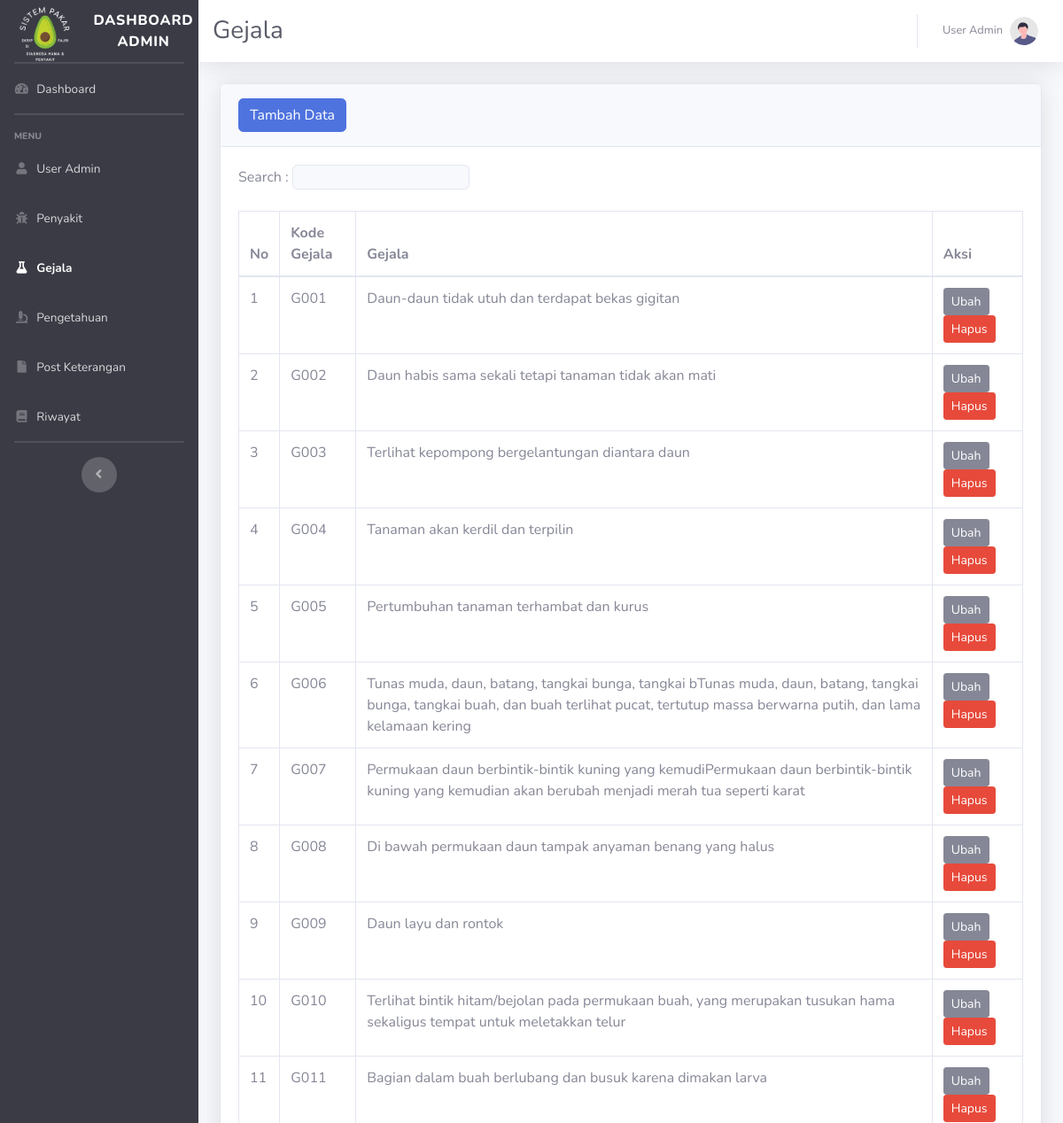
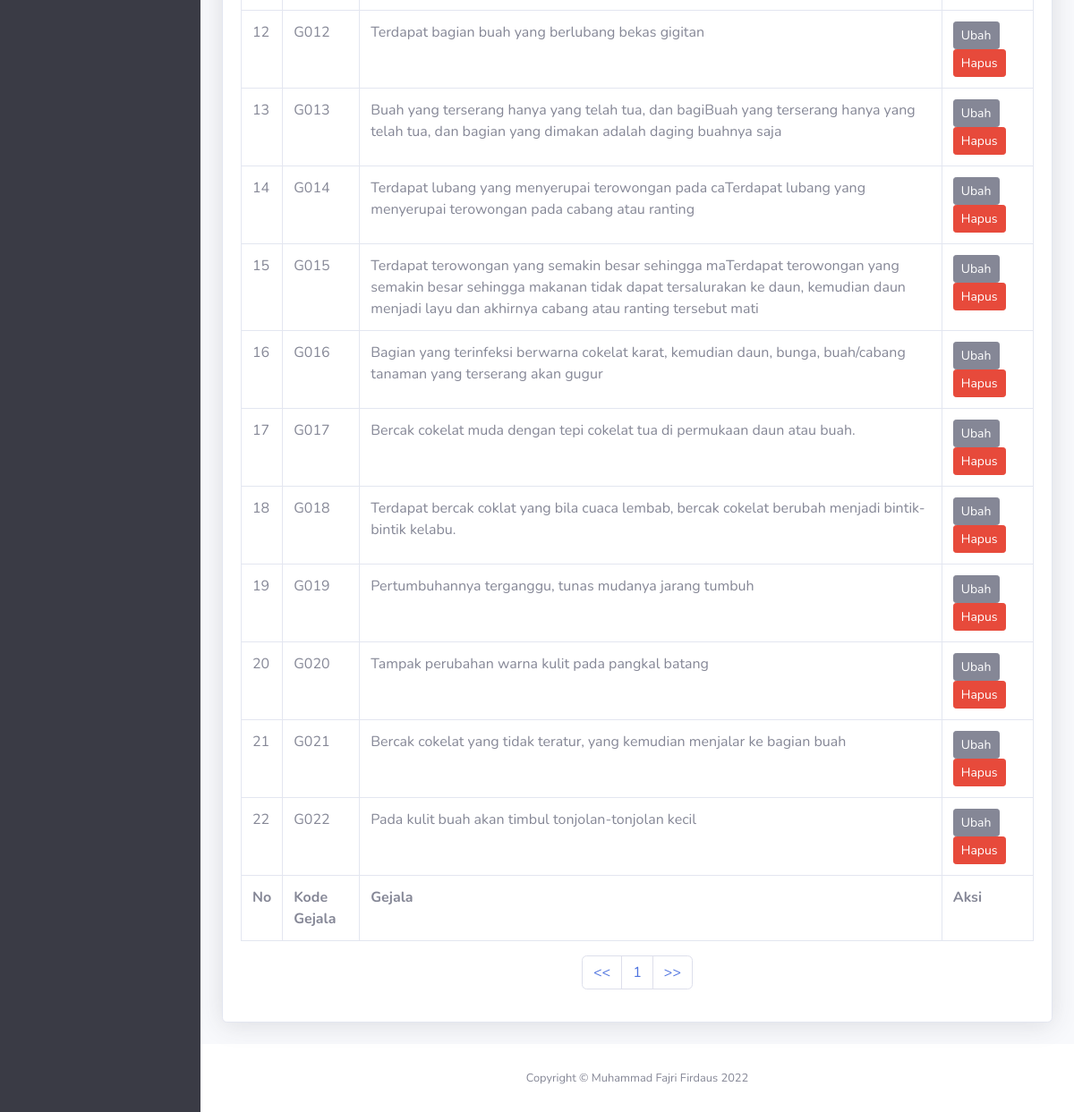
Screenshot of /admin/gejala.php (signed in) with the database file from the repository (2 pictures, top to bottom).
### tables this page shows
CREATE TABLE `gejala` (
  `id` int(11) NOT NULL AUTO_INCREMENT,
  `kode_gejala` varchar(5) NOT NULL,
  `gejala` varchar(255) NOT NULL,
  PRIMARY KEY (`id`)
);

### admin/gejala.php (the view, shortened to what this page needs)
<?php
include 'head.php';
?>
</head>
<body id="page-top">
    <div id="wrapper">
        <?php include 'side.php' ?>
        <div id="content-wrapper" class="d-flex flex-column">
            <div id="content">
                <?php include 'nav.php' ?>
                <div class="container-fluid">
                    <div class="card shadow mb-4">
                        <div class="card-header py-3">
                                <button class="btn btn-primary" type="button" data-target="#modalAdd" data-toggle="modal" data-whatever="@getbootstrap">Tambah Data</button>
                        </div>
                        <div class="card-body">
                            <div class="table-responsive">
                                <label for="search">Search :</label>
                                <input class="border rounded bg-light sm mb-4 col-xs-2" type="text" id="search" onkeyup="searchTable()">
                                <table class="table table-bordered" id="myTable" width="100%" cellspacing="0">
                                    <thead>
                                        <tr>
                                            <th>No</th>
                                            <th>Kode Gejala</th>
                                            <th>Gejala</th>
                                            <th>Aksi</th>
                                        </tr>
                                    </thead>
                                    <tfoot style="border-top: #37393b;">
                                        <tr>
                                            <th>No</th>
                                            <th>Kode Gejala</th>
                                            <th>Gejala</th>
                                            <th>Aksi</th>
                                        </tr>
                                    </tfoot>
                                    <tbody>
                                        <tr>
                                            <?php
                                            $edge = 25;
                                            $page = isset($_GET['page']) ? (int)$_GET['page'] : 1;
                                            $firstPage = ($page > 1) ? ($page * $edge) - $edge : 0;
                                            $previous = $page - 1;
                                            $next = $page + 1;
                                            $query = "SELECT * FROM gejala";
                                            $sql = mysqli_query($conn, $query);
                                            $bil = $firstPage + 1;
                                            $d = mysqli_num_rows($sql);
                                            $pages = ceil($d / $edge);
                                            $datatable = mysqli_query($conn, "SELECT * FROM gejala LIMIT $firstPage, $edge");
                                            while ($d = mysqli_fetch_array($datatable)) {
                                            ?>
                                        <tr>
                                            <td><?= $bil++; ?></td>
                                            <td><?= $d['kode_gejala']; ?></td>
                                            <td><?= $d['gejala']; ?></td>
                                            <td>
                                                <a href="" class='btn btn-secondary btn-sm' type='button' data-target="#modalEditData<?= $d['id']; ?>" data-toggle='modal'>Ubah</a>
                                                <button class='btn btn-danger btn-sm' type='button' data-target='#modalHapusData<?= $d['id']; ?>' data-toggle='modal'>Hapus</button>
                                            </td>
                                        </tr>
                                        </tr>
                                        </div>
                            </div>
                            </div>
                        </div>
                <?php } ?>
                <nav>
                    <ul class="pagination justify-content-center">
                        <li class="page-item">
                            <a class="page-link" <?php if ($page > 1) {
                                                        echo "href='?page=$previous'";
                                                    } ?>>
                                << </a>
                        </li>
                        <?php
                        for ($x = 1; $x <= $pages; $x++) {
                        ?>
                            <li class="page-item"><a class="page-link" href="?page=<?php echo $x ?>"><?php echo $x; ?></a></li>
                        <?php
                        }
                        ?>
                        <li class="page-item">
                            <a class="page-link" <?php if ($page < $pages) {
                                                        echo "href='?page=$next'";
                                                    } ?>>>></a>
                        </li>
                    </ul>
                </nav>
    <?php include 'footer.php' ?>

### rows the page displays
gejala: kode_gejala "G001", gejala "Daun-daun tidak utuh dan terdapat bekas gigitan"
gejala: kode_gejala "G002", gejala "Daun habis sama sekali tetapi tanaman tidak akan mati"
gejala: kode_gejala "G003", gejala "Terlihat kepompong bergelantungan diantara daun"
gejala: kode_gejala "G004", gejala "Tanaman akan kerdil dan terpilin"
gejala: kode_gejala "G005", gejala "Pertumbuhan tanaman terhambat dan kurus"
gejala: kode_gejala "G006", gejala "Tunas muda, daun, batang, tangkai bunga, tangkai bTunas muda, daun, batang, tangkai bunga, tangkai buah, dan buah terlihat pucat, tertutup massa berwarna putih, dan lama kelamaan kering"
gejala: kode_gejala "G007", gejala "Permukaan daun berbintik-bintik kuning yang kemudiPermukaan daun berbintik-bintik kuning yang kemudian akan berubah menjadi merah tua seperti karat"
gejala: kode_gejala "G008", gejala "Di bawah permukaan daun tampak anyaman benang yang halus"
gejala: kode_gejala "G009", gejala "Daun layu dan rontok"
gejala: kode_gejala "G010", gejala "Terlihat bintik hitam/bejolan pada permukaan buah, yang merupakan tusukan hama sekaligus tempat untuk meletakkan telur"
gejala: kode_gejala "G011", gejala "Bagian dalam buah berlubang dan busuk karena dimakan larva"
gejala: kode_gejala "G012", gejala "Terdapat bagian buah yang berlubang bekas gigitan"
gejala: kode_gejala "G013", gejala "Buah yang terserang hanya yang telah tua, dan bagiBuah yang terserang hanya yang telah tua, dan bagian yang dimakan adalah daging buahnya saja"
gejala: kode_gejala "G014", gejala "Terdapat lubang yang menyerupai terowongan pada caTerdapat lubang yang menyerupai terowongan pada cabang atau ranting"
gejala: kode_gejala "G015", gejala "Terdapat terowongan yang semakin besar sehingga maTerdapat terowongan yang semakin besar sehingga makanan tidak dapat tersalurakan ke daun, kemudian daun menjadi layu dan akhirnya cabang atau ranting tersebut mati"
gejala: kode_gejala "G016", gejala "Bagian yang terinfeksi berwarna cokelat karat, kemudian daun, bunga, buah/cabang tanaman yang terserang akan gugur"
gejala: kode_gejala "G017", gejala "Bercak cokelat muda dengan tepi cokelat tua di permukaan daun atau buah."
gejala: kode_gejala "G018", gejala "Terdapat bercak coklat yang bila cuaca lembab, bercak cokelat berubah menjadi bintik-bintik kelabu."
gejala: kode_gejala "G019", gejala "Pertumbuhannya terganggu, tunas mudanya jarang tumbuh"
gejala: kode_gejala "G020", gejala "Tampak perubahan warna kulit pada pangkal batang"
gejala: kode_gejala "G021", gejala "Bercak cokelat yang tidak teratur, yang kemudian menjalar ke bagian buah"
gejala: kode_gejala "G022", gejala "Pada kulit buah akan timbul tonjolan-tonjolan kecil"

### other values shown
$_SESSION['nama'] "User Admin"
